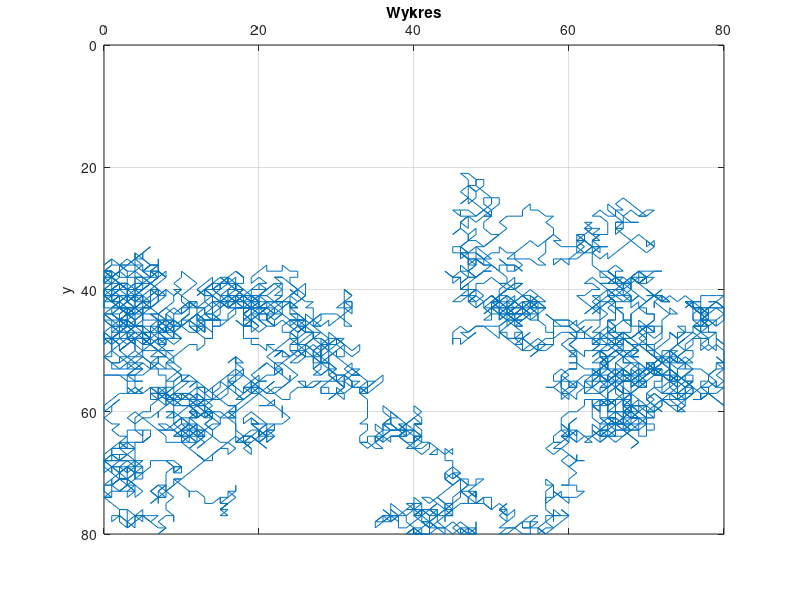

MATLAB code to generate this figure:
refreshRate = 50; %in Hz
timeStep = 1/refreshRate;
timeLimit = 120;
timeRange = 0:timeStep:timeLimit;

positionMatrix = zeros(1,length(timeRange).*2);

xStart = 0;
yStart = 0;
xEnd =  80;
yEnd = 80;

positionMatrix(1,1) = randi([xStart xEnd],1,1);
positionMatrix(1,2) = randi([yStart yEnd],1,1);

for i=3:2:2*length(timeRange)
    while (1)
        moveMatrix(1,1)=randi([-1 1],1,1);
        moveMatrix(1,2)=randi([-1 1],1,1);
        positionMatrix(1, i)=positionMatrix(1, i-2)+moveMatrix(1,1);
        positionMatrix(1, i+1)=positionMatrix(1, i-1)+moveMatrix(1,2);
            if ((positionMatrix(1, i)>=xStart) && (positionMatrix(1, i)<=xEnd) && (positionMatrix(1, i+1)>=yStart) && (positionMatrix(1, i+1)<=yEnd))
                break
            end
    end
end

x = positionMatrix(1,1:2:end);
y = positionMatrix(1,2:2:end);


figure();
plot(x,y), xlabel('x'), ylabel('y'), title('Wykres'), grid on;
set(gca,'XAxisLocation','top','YAxisLocation','left','ydir','reverse');
ylim([yStart yEnd]) 
xlim([xStart xEnd])